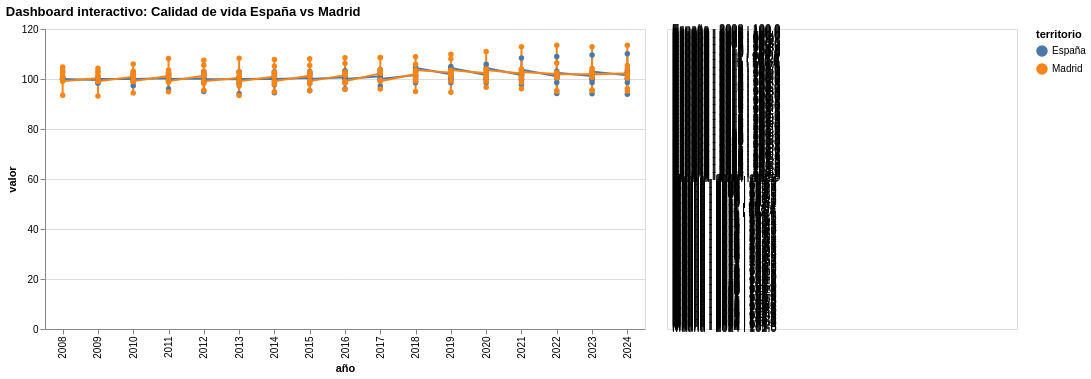

Notebook source saved alongside this figure:
### Code cell
#VSUALIZACIÓN 3: DASHBOARD INTERACTIVO (Dimensión × Año)
# Selector de dimensión
selector_dim = alt.param(
    name="DimensiOn",
    bind=alt.binding_select(options=sorted(df_07_final["dim"].unique())),
    value=sorted(df_07_final["dim"].unique())[0]
)

# Gráfico España vs Madrid (interactivo)
chart_line = (
    alt.Chart(df_plot_long)
    .transform_filter(selector_dim)
    .mark_line(point=True)
    .encode(
        x="año:O",
        y="valor:Q",
        color="territorio:N",
        tooltip=["dim", "territorio", "año", "valor"]
    )
    .properties(width=600, height=300)
)

chart_table = (
    alt.Chart(df_plot_long)
    .transform_filter(selector_dim)
    .mark_text(align="left")
    .encode(
        x=alt.value(5),
        y=alt.Y("row_number:O", axis=None),
        text="texto:N"
    )
    .transform_window(row_number="row_number()")
    .transform_calculate(
        texto="join([datum.territorio, ' - ' , datum.año, ' : ', format(datum.valor,'0.1f')], '')"
    )
    .properties(width=350, height=300)
)

# Dashboard final
dashboard = (chart_line | chart_table).add_params(selector_dim).properties(
    title="Dashboard interactivo: Calidad de vida España vs Madrid"
)

dashboard

### Figure 1 — Vega-Lite specification as saved in the notebook (floating-point values rounded to 4 significant figures; data arrays with more than 128 entries replaced by an {"elided": "..."} marker saying what was removed)
{"$schema": "https://vega.github.io/schema/vega-lite/v5.20.1.json", "config": {"view": {"continuousHeight": 300, "continuousWidth": 300}}, "data": {"name": "data-73e4a7ea652676933f246a0db889850a"}, "datasets": {"data-73e4a7ea652676933f246a0db889850a": {"elided": "340 records"}}, "hconcat": [{"encoding": {"color": {"field": "territorio", "type": "nominal"}, "tooltip": [{"field": "dim", "type": "nominal"}, {"field": "territorio", "type": "nominal"}, {"field": "año", "type": "quantitative"}, {"field": "valor", "type": "quantitative"}], "x": {"field": "año", "type": "ordinal"}, "y": {"field": "valor", "type": "quantitative"}}, "height": 300, "mark": {"point": true, "type": "line"}, "transform": [{"filter": {"param": "DimensiOn"}}], "width": 600}, {"encoding": {"text": {"field": "texto", "type": "nominal"}, "x": {"value": 5}, "y": {"axis": null, "field": "row_number", "type": "ordinal"}}, "height": 300, "mark": {"align": "left", "type": "text"}, "transform": [{"filter": {"param": "DimensiOn"}}, {"window": [{"as": "row_number", "field": "", "op": "row_number"}]}, {"as": "texto", "calculate": "join([datum.territorio, ' - ' , datum.año, ' : ', format(datum.valor,'0.1f')], '')"}], "width": 350}], "params": [{"bind": {"input": "select", "options": ["1. Condiciones materiales de vida", "2. Trabajo", "3. Salud", "4. Educación", "5. Ocio y relaciones sociales", "6. Seguridad física y personal", "7. Gobernanza y derechos básicos", "8. Entorno y medioambiente", "9. Experiencia general de la vida", "Global"]}, "name": "DimensiOn", "value": "1. Condiciones materiales de vida"}], "title": "Dashboard interactivo: Calidad de vida España vs Madrid"}
